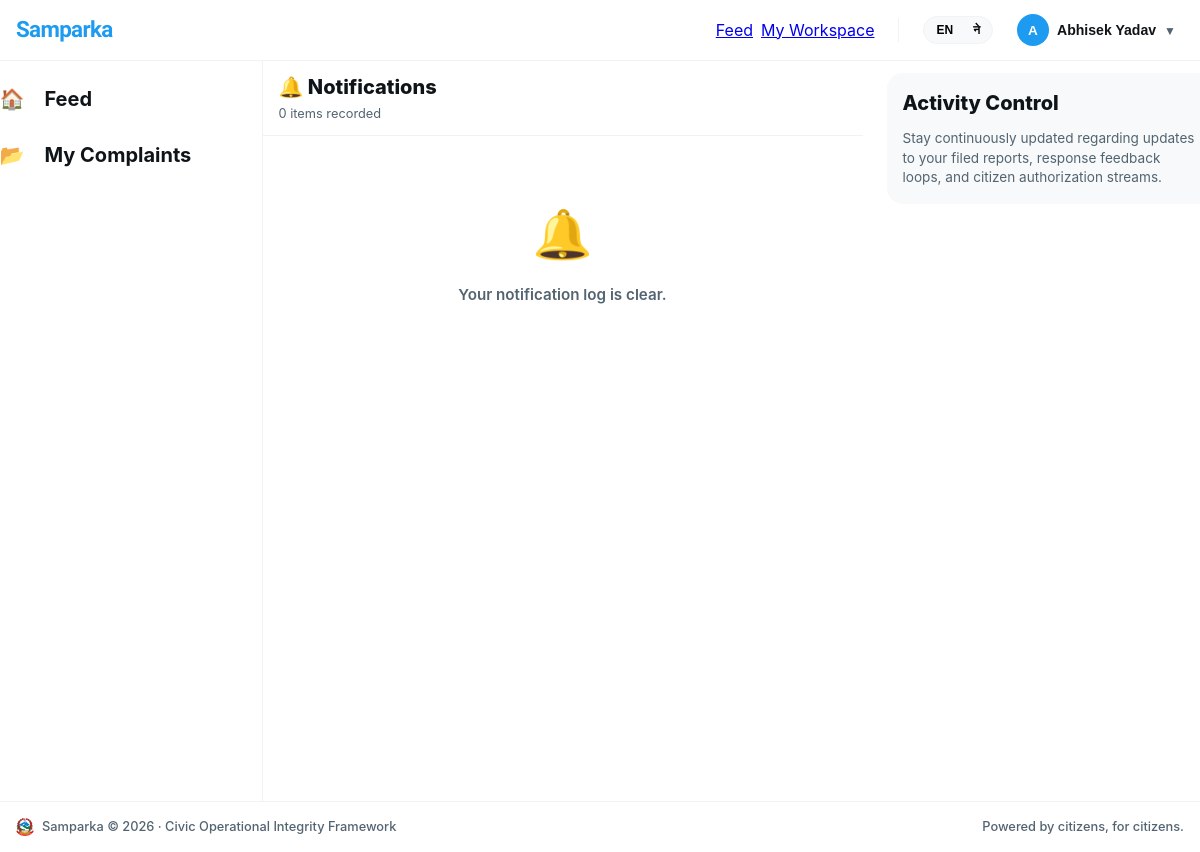
Before: /accounts/notifications/ (signed in) with the older database file.
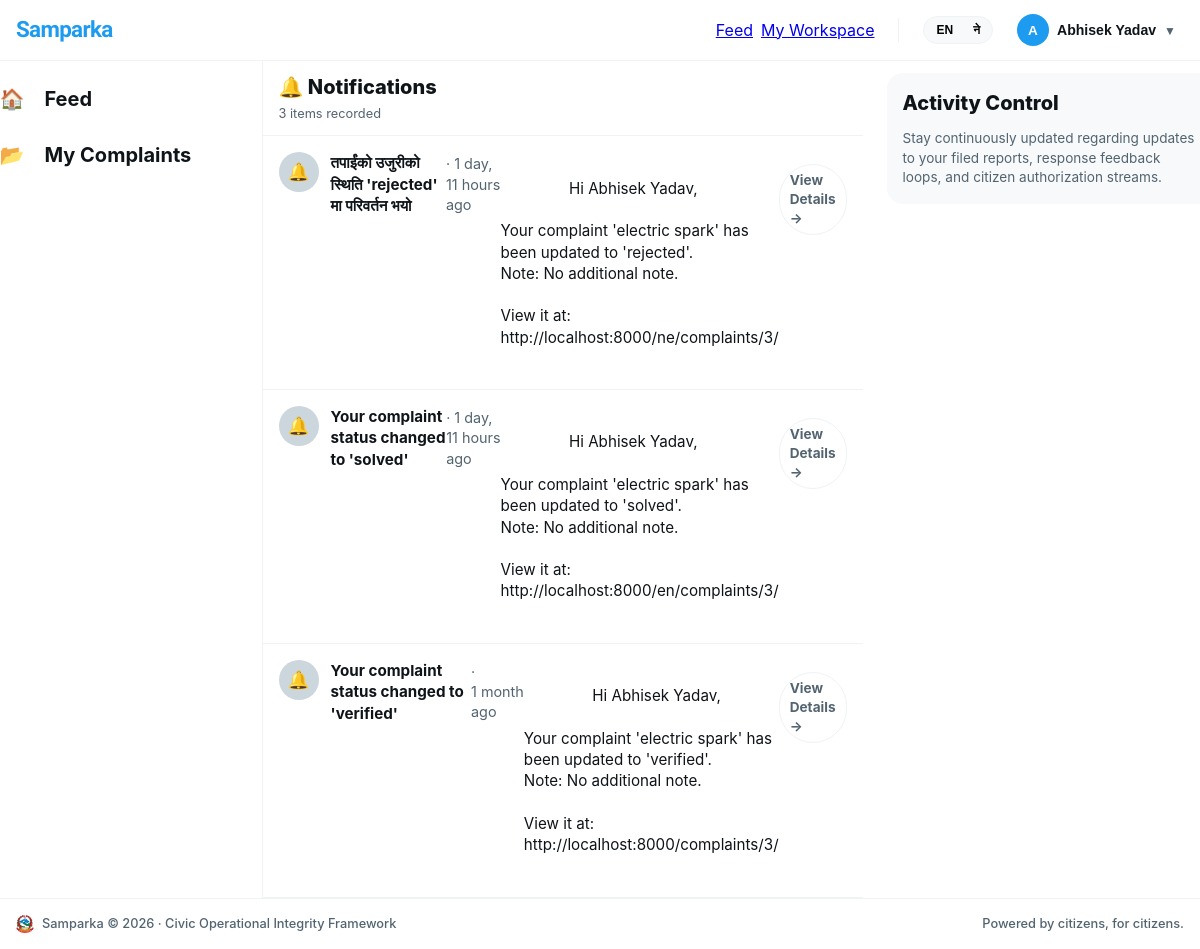
After: the same page with the newer database file.
### complaints/models.py (models this page shows, shortened)
class Notification(models.Model):
    recipient  = models.ForeignKey('accounts.User', on_delete=models.CASCADE, related_name='notifications')
    title      = models.CharField(max_length=200)
    body       = models.TextField()
    link       = models.CharField(max_length=300, blank=True)
    is_read    = models.BooleanField(default=False)
    created_at = models.DateTimeField(auto_now_add=True)
    class Meta:
        ordering = ['-created_at']

### accounts/views.py (the view)
# urls.py: path('notifications/',                      views.notifications_view,    name='notifications'),
@login_required
def notifications_view(request):
    request.user.notifications.filter(is_read=False).update(is_read=True)
    notifications = request.user.notifications.all()
    return render(request, 'accounts/notifications.html', {'notifications': notifications})

### accounts/context_processors.py (called while the page is built)
def notifications(request):
    if request.user.is_authenticated:
        return {
            'unread_count': request.user.notifications.filter(is_read=False).count()
        }
    return {'unread_count': 0}

### accounts/models.py (called while the page is built)
    @property
    def display_name(self):
        if self.first_name:
            return f"{self.first_name} {self.last_name}".strip()
        return self.username

### accounts/templates/accounts/notifications.html (shortened to what this page needs)
{% extends "base.html" %}
{% load humanize %}
{% load i18n %}
{% block content %}
<div class="x-workspace-container">
  <aside class="x-panel-left">
    <div class="x-sticky-scroll-box">
      <nav class="x-v-nav">
        <a href="{% url 'complaints:feed' %}" class="x-v-link">
          <span class="x-v-icon">🏠</span>
          <span class="x-v-label">{% trans "Feed" %}</span>
        </a>
        <a href="{% url 'complaints:my_complaints' %}" class="x-v-link">
          <span class="x-v-icon">📂</span>
          <span class="x-v-label">{% trans "My Complaints" %}</span>
        </a>
      </nav>
    </div>
  </aside>
  <main class="x-panel-center" style="border-right: none !important;">
    <div class="x-center-filter-row" style="position: static; display: flex; justify-content: space-between; align-items: center;">
      <div>
        <h2 style="font-size: 1.25rem; font-weight: 800; margin: 0; color: var(--text-main);">🔔 {% trans "Notifications" %}</h2>
        <span style="font-size: 0.8rem; color: var(--text-muted);">
          {{ notifications|length }} {% trans "items recorded" %}
        </span>
      </div>
    </div>
    <div class="x-feed-stream-container">
      {% for notif in notifications %}
        <div class="notif-card {% if not notif.is_read %}unread{% endif %}">
          <div class="complaint-card-header" style="gap: 12px; display: flex; align-items: flex-start;">
            <span class="complaint-author-avatar" style="background: {% if notif.is_read %}var(--border-color, #eff3f4){% else %}#e8f5fe{% endif %}; font-size: 1.1rem; min-width: 40px;">
              🔔
            </span>
            <div class="complaint-meta" style="flex: 1;">
              <div style="display: flex; align-items: center; gap: 8px; flex-wrap: wrap;">
                <span class="complaint-author-name" style="font-size: 0.95rem; font-weight: 700; color: var(--text-main);">
                  {{ notif.title }}
                </span>
              </div>
              <div class="complaint-timestamp" style="margin-top: 2px;">
                {{ notif.created_at|naturaltime }}
              </div>
              <div class="complaint-desc" style="display: block; -webkit-line-clamp: unset; margin-top: 8px; color: var(--text-main); font-size: 0.95rem; line-height: 1.4;">
                {{ notif.body }}
              </div>
              {% if notif.link %}
                <div style="margin-top: 12px;">
                  <a href="{{ notif.link }}" class="x-pill-action-btn" style="text-decoration: none; display: inline-block; padding: 6px 14px; font-size: 0.85rem; font-weight: 700; border: 1px solid var(--border-color); background: #fff; color: var(--text-main);">
                    {% trans "View Details" %} →
                  </a>
                </div>
              {% endif %}
            </div>
          </div>
        </div>
      {% empty %}
        <div style="padding: 64px 16px; text-align: center; color: var(--text-muted);">
          <div style="font-size: 3rem; margin-bottom: 16px;">🔔</div>
          <p style="font-size: 0.95rem; font-weight: 600;">
            {% trans "Your notification log is clear." %}
          </p>
        </div>
      {% endfor %}
    </div>
  </main>
  <aside class="x-panel-right">
    <div class="x-sticky-scroll-box">
      <section class="x-right-panel-widget">
        <h4 class="x-widget-panel-title">{% trans "Activity Control" %}</h4>
        <p style="font-size: 0.85rem; color: var(--text-muted); line-height: 1.45; margin: 0;">
          {% trans "Stay continuously updated regarding updates to your filed reports, response feedback loops, and citizen authorization streams." %}
        </p>
      </section>
    </div>
  </aside>
</div>
{% endblock %}

Changed rows visible on the page:
added Notification: title "तपाईंको उजुरीको स्थिति 'rejected' मा परिवर्तन भयो", created_at "1 day, 11 hours ago", body "Hi Abhisek Yadav, Your complaint 'electric spark' has been updated to 'rejected'. Note: No additional note. View it at: http://localhost:8000/ne/complaints/3/"
added Notification: title "Your complaint status changed to 'solved'", created_at "1 day, 11 hours ago", body "Hi Abhisek Yadav, Your complaint 'electric spark' has been updated to 'solved'. Note: No additional note. View it at: http://localhost:8000/en/complaints/3/"
added Notification: title "Your complaint status changed to 'verified'", created_at "1 month ago", body "Hi Abhisek Yadav, Your complaint 'electric spark' has been updated to 'verified'. Note: No additional note. View it at: http://localhost:8000/complaints/3/"
Other visible differences:
{{ notifications|length }}: "0" → "3"
text no longer shown: "🔔 Your notification log is clear."
